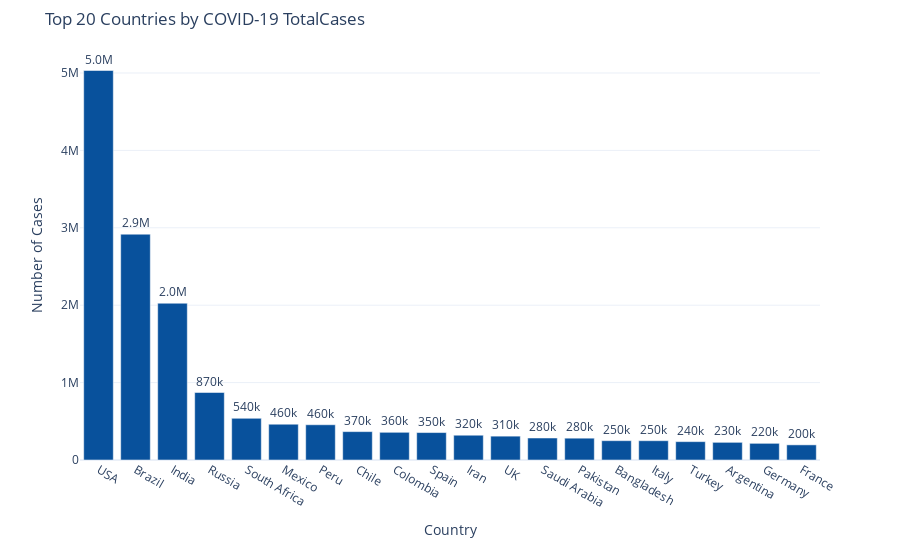
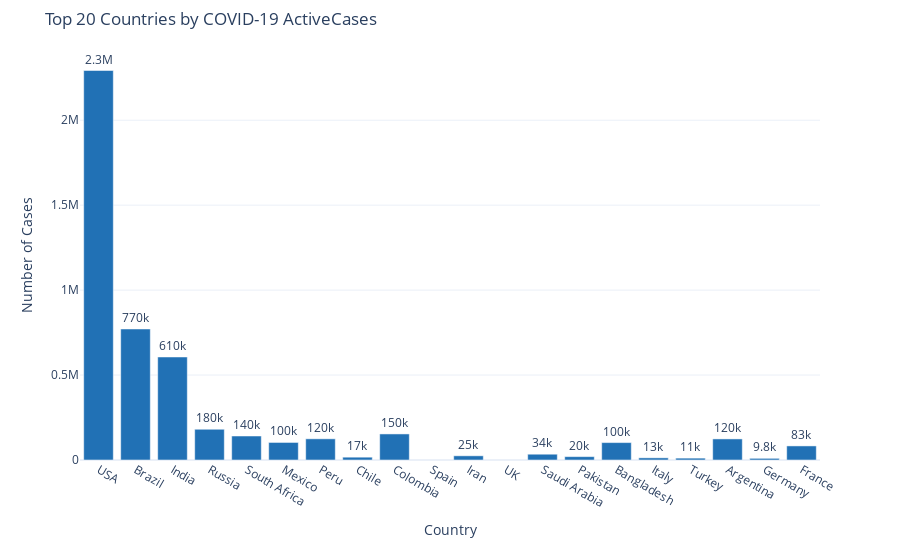

The notebook cell saved with these charts, in order:
### Markdown cell above
This section provides a comprehensive analysis of five key indicators of COVID-19's impact: 'Total Cases', 'Active Cases', 'Serious or Critical Cases', 'Total Deaths', and 'Total Recovered'. Through a series of visualizations, we examine the top 20 countries with the highest number of reported cases. Each indicator is represented by a separate bar chart, allowing for a clear comparison of how the pandemic has affected these countries differently. 'Total Cases' gives an overview of the overall scale of the pandemic, while 'Active Cases' indicate current infection levels. 'Serious or Critical Cases' provide insight into the current strain on healthcare resources, 'Total Deaths' reflect the mortality impact, and 'Total Recovered' offers a measure of the positive outcomes. Collectively, these charts present a nuanced picture of the pandemic's global footprint.

### Code cell
# Filter the DataFrame to include only the top 20 countries by Total Cases
top_countries = world_data.nlargest(20, 'TotalCases')

# Define the color scale
color_scale = px.colors.sequential.Blues[-2::-1]  # Using the darker end of the blue spectrum

# Create a separate bar chart for each case type
case_types = ['TotalCases', 'ActiveCases', 'Serious,Critical', 'TotalDeaths', 'TotalRecovered']
for i, case_type in enumerate(case_types):
    fig = px.bar(
        top_countries,
        x='Country/Region',
        y=case_type,
        title=f"Top 20 Countries by COVID-19 {case_type.replace(',', ' ')}",
        labels={'Country/Region': 'Country', case_type: 'Number of Cases'},
        template="plotly_white",
        color_discrete_sequence=[color_scale[i]]
    )
    
    # Customize the layout
    fig.update_layout(
        plot_bgcolor='white',
        xaxis_title="Country",
        yaxis_title="Number of Cases",
        showlegend=False
    )
    
    # Customize the bar labels to show rounded values
    fig.update_traces(texttemplate='%{y:.2s}', textposition='outside')
    
    # Adjust layout to add space for the bar labels
    fig.update_layout(margin=dict(t=50, b=100))
    
    # Display the figure
    fig.show()

### Figure 1 — Plotly figure (JSON) as saved in the notebook; plotly's stock layout.template omitted (floating-point values rounded to 4 significant figures)
{"data": [{"alignmentgroup": "True", "hovertemplate": "Country=%{x}<br>Number of Cases=%{y}<extra></extra>", "legendgroup": "", "marker": {"color": "rgb(8,81,156)", "pattern": {"shape": ""}}, "name": "", "offsetgroup": "", "orientation": "v", "showlegend": false, "textposition": "outside", "texttemplate": "%{y:.2s}", "type": "bar", "x": ["USA", "Brazil", "India", "Russia", "South Africa", "Mexico", "Peru", "Chile", "Colombia", "Spain", "Iran", "UK", "Saudi Arabia", "Pakistan", "Bangladesh", "Italy", "Turkey", "Argentina", "Germany", "France"], "xaxis": "x", "y": [5032179, 2917562, 2025409, 871894, 538184, 462690, 455409, 366671, 357710, 354530, 320117, 308134, 284226, 281863, 249651, 249204, 237265, 228195, 215210, 195633], "yaxis": "y"}], "layout": {"autosize": true, "barmode": "relative", "legend": {"tracegroupgap": 0}, "margin": {"b": 100, "t": 50}, "plot_bgcolor": "white", "showlegend": false, "title": {"text": "Top 20 Countries by COVID-19 TotalCases"}, "xaxis": {"anchor": "y", "autorange": true, "domain": [0, 1], "range": [-0.5, 19.5], "title": {"text": "Country"}, "type": "category"}, "yaxis": {"anchor": "x", "autorange": true, "domain": [0, 1], "range": [0, 5297000.0], "title": {"text": "Number of Cases"}, "type": "linear"}}}

### Figure 2 — Plotly figure (JSON) as saved in the notebook; plotly's stock layout.template omitted (floating-point values rounded to 4 significant figures)
{"data": [{"alignmentgroup": "True", "hovertemplate": "Country=%{x}<br>Number of Cases=%{y}<extra></extra>", "legendgroup": "", "marker": {"color": "rgb(33,113,181)", "pattern": {"shape": ""}}, "name": "", "offsetgroup": "", "orientation": "v", "showlegend": false, "textposition": "outside", "texttemplate": "%{y:.2s}", "type": "bar", "x": ["USA", "Brazil", "India", "Russia", "South Africa", "Mexico", "Peru", "Chile", "Colombia", "Spain", "Iran", "UK", "Saudi Arabia", "Pakistan", "Bangladesh", "Italy", "Turkey", "Argentina", "Germany", "France"], "xaxis": "x", "y": [2292707, 771258, 606387, 180931, 141264, 103325, 124648, 16614, 153416, null, 24678, null, 34082, 19770, 102521, 12694, 10921, 124092, 9758, 82861], "yaxis": "y"}], "layout": {"autosize": true, "barmode": "relative", "legend": {"tracegroupgap": 0}, "margin": {"b": 100, "t": 50}, "plot_bgcolor": "white", "showlegend": false, "title": {"text": "Top 20 Countries by COVID-19 ActiveCases"}, "xaxis": {"anchor": "y", "autorange": true, "domain": [0, 1], "range": [-0.5, 19.5], "title": {"text": "Country"}, "type": "category"}, "yaxis": {"anchor": "x", "autorange": true, "domain": [0, 1], "range": [0, 2413000.0], "title": {"text": "Number of Cases"}, "type": "linear"}}}
